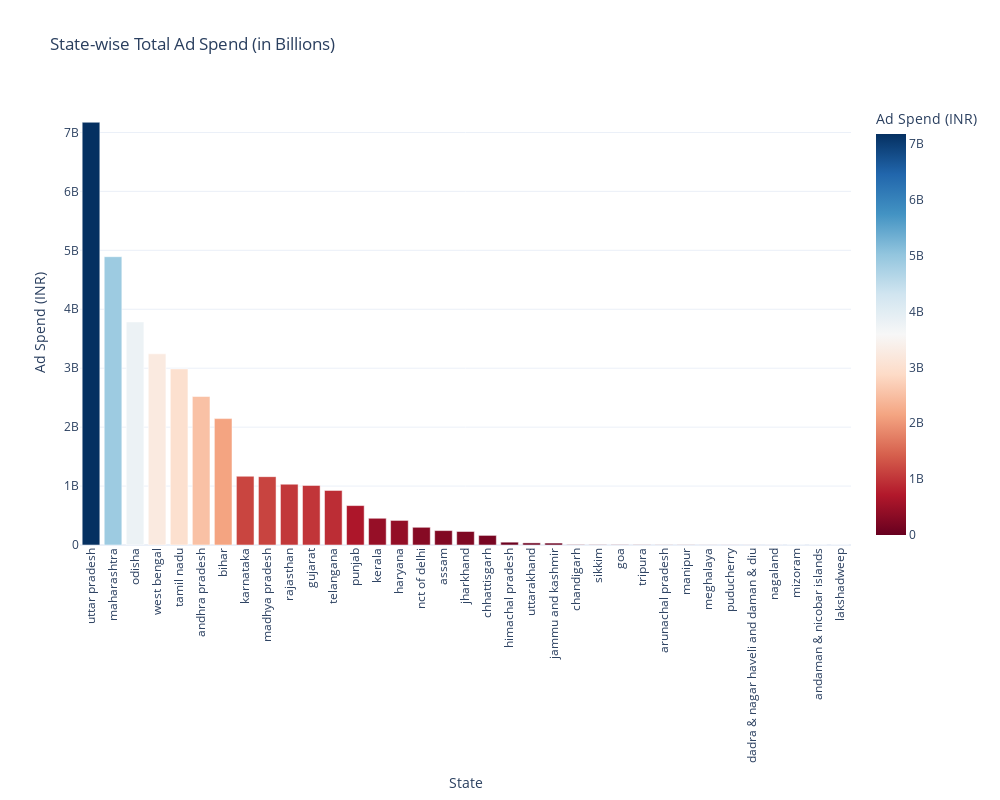

Notebook source saved alongside this figure:
### Code cell
# Use the default color scale in Plotly Express
fig = px.bar(state_ad_spend, x='State', y='Amount spent (INR)',
             labels={'State': 'State', 'Amount spent (INR)': 'Ad Spend (INR)'},
             title='State-wise Total Ad Spend (in Billions)',
             color='Amount spent (INR)',  # Color by 'Amount spent (INR)' column
             color_continuous_scale='RdBu',  # Choose a continuous color scale
             range_color=(0, state_ad_spend['Amount spent (INR)'].max()),  # Set color scale range
             hover_name='State',  # Display state name on hover
             hover_data={'Amount spent (INR)': ':,.2f'},  # Format hover data
            )

fig.update_layout(xaxis={'categoryorder': 'total descending'},
                  xaxis_tickangle=-90,
                  width=1000,
                  height=800)

fig.show()

### Figure 1 — Plotly figure (JSON) as saved in the notebook; plotly's stock layout.template omitted (floating-point values rounded to 4 significant figures)
{"data": [{"alignmentgroup": "True", "hovertemplate": "<b>%{hovertext}</b><br><br>State=%{x}<br>Ad Spend (INR)=%{marker.color:,.2f}<extra></extra>", "hovertext": ["andaman & nicobar islands", "andhra pradesh", "arunachal pradesh", "assam", "bihar", "chandigarh", "chhattisgarh", "dadra & nagar haveli and\ndaman & diu", "goa", "gujarat", "haryana", "himachal pradesh", "jammu and kashmir", "jharkhand", "karnataka", "kerala", "lakshadweep", "madhya pradesh", "maharashtra", "manipur", "meghalaya", "mizoram", "nagaland", "nct of delhi", "odisha", "puducherry", "punjab", "rajasthan", "sikkim", "tamil nadu", "telangana", "tripura", "uttar pradesh", "uttarakhand", "west bengal"], "legendgroup": "", "marker": {"color": [377858, 2520493300, 2771308, 244693274, 2144769680, 6507258, 162836146, 1169358, 4328418, 1010634975, 416834110, 48046464, 32875305, 229321946, 1166463116, 453624020, 19847, 1159795608, 4892020368, 2667186, 1768440, 481052, 599170, 300551622, 3785297817, 1535672, 668709652, 1031708075, 4379297, 2988281712, 926434822, 3714918, 7173450480, 35704485, 3244289832], "coloraxis": "coloraxis", "pattern": {"shape": ""}}, "name": "", "offsetgroup": "", "orientation": "v", "showlegend": false, "textposition": "auto", "type": "bar", "x": ["andaman & nicobar islands", "andhra pradesh", "arunachal pradesh", "assam", "bihar", "chandigarh", "chhattisgarh", "dadra & nagar haveli and\ndaman & diu", "goa", "gujarat", "haryana", "himachal pradesh", "jammu and kashmir", "jharkhand", "karnataka", "kerala", "lakshadweep", "madhya pradesh", "maharashtra", "manipur", "meghalaya", "mizoram", "nagaland", "nct of delhi", "odisha", "puducherry", "punjab", "rajasthan", "sikkim", "tamil nadu", "telangana", "tripura", "uttar pradesh", "uttarakhand", "west bengal"], "xaxis": "x", "y": [377858, 2520493300, 2771308, 244693274, 2144769680, 6507258, 162836146, 1169358, 4328418, 1010634975, 416834110, 48046464, 32875305, 229321946, 1166463116, 453624020, 19847, 1159795608, 4892020368, 2667186, 1768440, 481052, 599170, 300551622, 3785297817, 1535672, 668709652, 1031708075, 4379297, 2988281712, 926434822, 3714918, 7173450480, 35704485, 3244289832], "yaxis": "y"}], "layout": {"barmode": "relative", "coloraxis": {"cmax": 7173450480, "cmin": 0, "colorbar": {"title": {"text": "Ad Spend (INR)"}}, "colorscale": [[0, "rgb(103,0,31)"], [0.1, "rgb(178,24,43)"], [0.2, "rgb(214,96,77)"], [0.3, "rgb(244,165,130)"], [0.4, "rgb(253,219,199)"], [0.5, "rgb(247,247,247)"], [0.6, "rgb(209,229,240)"], [0.7, "rgb(146,197,222)"], [0.8, "rgb(67,147,195)"], [0.9, "rgb(33,102,172)"], [1, "rgb(5,48,97)"]]}, "height": 800, "legend": {"tracegroupgap": 0}, "title": {"text": "State-wise Total Ad Spend (in Billions)"}, "width": 1000, "xaxis": {"anchor": "y", "autorange": true, "categoryorder": "total descending", "domain": [0, 1], "range": [-0.5, 34.5], "tickangle": -90, "title": {"text": "State"}, "type": "category"}, "yaxis": {"anchor": "x", "autorange": true, "domain": [0, 1], "range": [0, 7551000000.0], "title": {"text": "Ad Spend (INR)"}, "type": "linear"}}}
